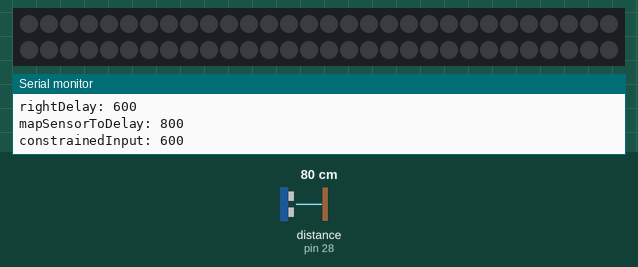
A sketch run on a simulated Arduino Uno, built with avr-gcc and run on an emulated ATmega328P. Parts: 60 RGB LEDs in strip order, left to right, continuing on the next row, the last lines printed to the serial monitor. The test bench sets the inputs (shaded band); at power-on: distance to the obstacle (sensor on pin 28) 80 cm. Dim RGB values are drawn brighter than linear.

Above: at 5.7 s.
5.8 s: distance to the obstacle (sensor on pin 28) set to 35 cm
At 6.33 s:
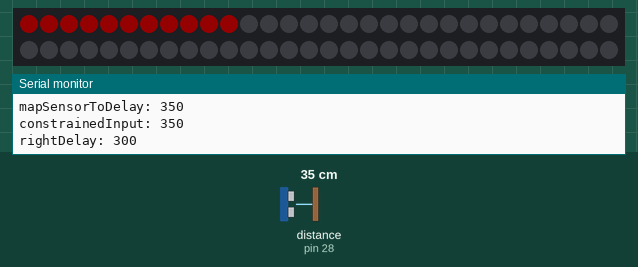
8.3 s: distance to the obstacle (sensor on pin 28) set to 120 cm
At 9.4 s:
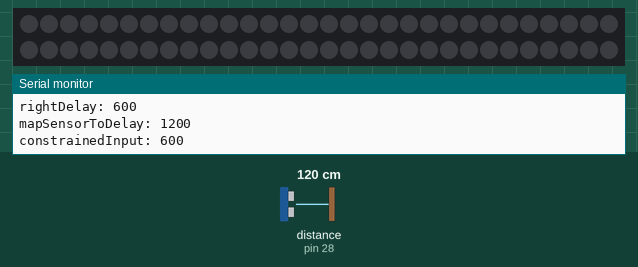
Timing chart, 0 to 11.3 s (numbered marks = the images above; inputs shaded):
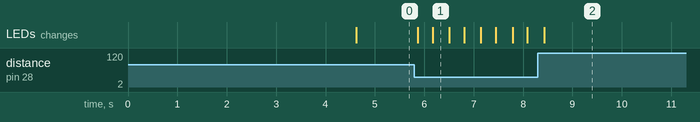

The sketch:

HaloWheelDemo.ino
```cpp
/* This is for lighting Halo leds via
 *  VL53L0X sensors
The range readings are in units of mm. */

#include <Wire.h>
#include <VL53L0X.h>
#include <FastLED.h>

//VL53L0X Sensors
#define XSHUT_pin1 7
#define XSHUT_pin2 6
#define XSHUT_pin3 5
#define XSHUT_pin4 4

//LEDs
#define DATA_PIN_TOP 2//Top of wheel
#define DATA_PIN_BOTTOM 3//Bottom of wheel
#define LED_TYPE WS2811
#define COLOR_ORDER GRB
//#define NUM_LEDS 61
#define NUM_LEDS 60
#define BRIGHTNESS 255
#define FRAMES_PER_SECOND 120

//Sensors
VL53L0X sensorTop;
VL53L0X sensorBottom;
VL53L0X sensorRight;
VL53L0X sensorLeft;

//LEDs
CRGB ledsTop[NUM_LEDS];
CRGB ledsBottom[NUM_LEDS];

//Max and Min delays in milliseconds for led blinking
int MIN_D = 100;
int MAX_D = 600;

//Start and stop indexs for top, bottom, right and left
//sections of steering wheel.
int TOP_BOT_START = 11;
int TOP_BOT_STOP = 47;
int RIGHT_LEFT_START = 0;
int RIGHT_LEFT_STOP = 11;

//Error code readings from sensors
int ERROR_8191 = 8191;
int ERROR_8190 = 8190;

bool setupSuccess = true;

void setup()
{
  delay(3000); // 3 second delay for recovery

  Serial.begin(9600);
  // wait until serial port opens for native USB devices
  while (! Serial) { delay(1); }

  Serial.println(F("setup..."));

  setupSensors();
  setupLEDs();
}

void loop()
{
  if(setupSuccess) {
//      runBottom();
//    runTop();
    runRight();
  } else {
    Serial.println(F("setup failure - Not running loop"));
  }
}

void setupSensors()
{
  Serial.println(F("setupSensors..."));

  /*WARNING*/
  //Shutdown pins of VL53L0X ACTIVE-LOW-ONLY NO TOLERANT TO 5V will fry them
  pinMode(XSHUT_pin1, OUTPUT);
  pinMode(XSHUT_pin2, OUTPUT);
  pinMode(XSHUT_pin3, OUTPUT);
  pinMode(XSHUT_pin4, OUTPUT);

  Serial.println(F("Shutdown pins inited..."));

  digitalWrite(XSHUT_pin1, LOW);
  digitalWrite(XSHUT_pin2, LOW);
  digitalWrite(XSHUT_pin3, LOW);
  digitalWrite(XSHUT_pin4, LOW);
  Serial.println(F("XSHUT pins in reset mode...(pins are low)"));

  delay(500);

  Wire.begin();
  Serial.println(F("Wire.begin()"));

  //Power up sensorTop
  pinMode(XSHUT_pin1, INPUT);
  delay(150);
  Serial.println(F("XSHUT_pin1 pinMode INPUT"));

  if(!sensorTop.init(true)) {
    Serial.println(F("Error starting sensorTop"));
    setupSuccess = false;
  } else {
    Serial.println(F("Success starting sensorTop"));
  }
  delay(100);

  //Set I2C address
  sensorTop.setAddress((uint8_t)22);
  delay(10);

  //Power up sensorBottom
  pinMode(XSHUT_pin2, INPUT);
  delay(150);
  Serial.println(F("XSHUT_pin2 pinMode INPUT"));

  if(!sensorBottom.init(true)) {
    Serial.println(F("Error starting sensorBottom"));
    setupSuccess = false;
  } else {
    Serial.println(F("Success starting sensorBottom"));
  }
  delay(100);

  //Set I2C address
  sensorBottom.setAddress((uint8_t)25);
  delay(10);

  //Power up sensorRight
  pinMode(XSHUT_pin3, INPUT);
  delay(150);
  Serial.println(F("XSHUT_pin3 pinMode INPUT"));

  if(!sensorRight.init(true)) {
    Serial.println(F("Error starting sensorRight"));
    setupSuccess = false;
  } else {
    Serial.println(F("Success starting sensorRight"));
  }
  delay(100);

  //Set I2C address
  sensorRight.setAddress((uint8_t)28);
  delay(10);

  //Power up sensorLeft
  pinMode(XSHUT_pin4, INPUT);
  delay(150);
  Serial.println(F("XSHUT_pin4 pinMode INPUT"));

  if(!sensorLeft.init(true)) {
    Serial.println(F("Error starting sensorLeft"));
    setupSuccess = false;
  } else {
    Serial.println(F("Success starting sensorLeft"));
  }
  delay(100);

  //Set I2C address
  sensorLeft.setAddress((uint8_t)31);
  delay(10);

  sensorTop.setTimeout(100);
  sensorBottom.setTimeout(100);
  sensorRight.setTimeout(100);
  sensorLeft.setTimeout(100);
  Serial.println(F("Sensor timeouts set"));

  // increase timing budget to 200 ms for higher accuracy
//  sensorBottom.setMeasurementTimingBudget(200000);

  // Start continuous back-to-back mode (take readings as
  // fast as possible).  To use continuous timed mode
  // instead, provide a desired inter-measurement period in
  // ms (e.g. sensor.startContinuous(100)).
  //Read continuous
  sensorTop.startContinuous();
  sensorBottom.startContinuous();
  sensorRight.startContinuous();
//  sensorLeft.startContinuous();
  delay(10);
  Serial.println(F("Sensors startContinuous()"));
}

void setupLEDs() {

  // tell FastLED about the LED strip configuration
  //top led strip
//  FastLED.addLeds<LED_TYPE,DATA_PIN_TOP,COLOR_ORDER>(ledsTop, NUM_LEDS).setCorrection(TypicalLEDStrip);
  //bottom led strip
  FastLED.addLeds<LED_TYPE,DATA_PIN_BOTTOM,COLOR_ORDER>(ledsBottom, NUM_LEDS).setCorrection(TypicalLEDStrip);

  // set master brightness control
  FastLED.setBrightness(BRIGHTNESS);
}

//Bottom functions
int previousBottomReading = 0;
boolean bottomOn = false;

void runBottom() {
  int currentReading = sensorBottom.readRangeContinuousMillimeters();
  if(validReading(currentReading, previousBottomReading)) {
    int bottomDelay = mapSensorToDelay(currentReading);
    Serial.print(F("bottomDelay: "));
    Serial.print(bottomDelay);
    Serial.println();
    runBottomLEDs(bottomDelay);
  } else if(bottomOn) {
    //turn off bottom
    turnOff(ledsBottom, TOP_BOT_START, TOP_BOT_STOP);
    bottomOn = false;
  }
  previousBottomReading = currentReading;
}

void runBottomLEDs(int delay) {
  if(MAX_D == delay) {
    //turn off bottom
    turnOff(ledsBottom, TOP_BOT_START, TOP_BOT_STOP);
    bottomOn = false;
  } else if(MIN_D == delay) {
    //solid light
    solidSection(ledsBottom, TOP_BOT_START, TOP_BOT_STOP, CRGB::Red);
    bottomOn = true;
  } else {
    //flash lights with delay
    blinkSection(ledsBottom, TOP_BOT_START, TOP_BOT_STOP, CRGB::Red, delay);
    bottomOn = true;
  }
}

//Top functions
int previousTopReading = 0;
boolean topOn = false;

void runTop() {
  int currentReading = sensorTop.readRangeContinuousMillimeters();
  if(validReading(currentReading, previousTopReading)) {
    int topDelay = mapSensorToDelay(currentReading);
    Serial.print(F("topDelay: "));
    Serial.print(topDelay);
    Serial.println();
    runTopLEDs(topDelay);
  } else if(topOn) {
    //turn off top
    turnOff(ledsTop, TOP_BOT_START, TOP_BOT_STOP);
    topOn = false;
  }
  previousTopReading = currentReading;
}

void runTopLEDs(int delay) {
  if(MAX_D == delay) {
    //turn off top
    turnOff(ledsTop, TOP_BOT_START, TOP_BOT_STOP);
    topOn = false;
  } else if(MIN_D == delay) {
    //solid light
    solidSection(ledsTop, TOP_BOT_START, TOP_BOT_STOP, CRGB::Red);
    topOn = true;
  } else {
    //flash lights with delay
    blinkSection(ledsTop, TOP_BOT_START, TOP_BOT_STOP, CRGB::Red, delay);
    topOn = true;
  }
}

//Right functions
int previousRightReading = 0;
boolean rightOn = false;

void runRight() {
  int currentReading = sensorRight.readRangeContinuousMillimeters();
  if(validReading(currentReading, previousRightReading)) {
    int rightDelay = mapSensorToDelay(currentReading);
    Serial.print(F("rightDelay: "));
    Serial.print(rightDelay);
    Serial.println();
    runRightLEDs(rightDelay);
  } else if(rightOn) {
    //turn off top
    turnOff(ledsTop, ledsBottom, RIGHT_LEFT_START, RIGHT_LEFT_STOP);
    rightOn = false;
  }
  previousRightReading = currentReading;
}

void runRightLEDs(int delay) {
  if(MAX_D == delay) {
    //turn off right
    turnOff(ledsTop, ledsBottom, RIGHT_LEFT_START, RIGHT_LEFT_STOP);
    rightOn = false;
  } else if(MIN_D == delay) {
    //solid light
    solidSection(ledsTop, ledsBottom, RIGHT_LEFT_START, RIGHT_LEFT_STOP, CRGB::Red);
    rightOn = true;
  } else {
    //flash lights with delay
    blinkSection(ledsTop, ledsBottom, RIGHT_LEFT_START, RIGHT_LEFT_STOP, CRGB::Red, delay);
    rightOn = true;
  }
}

//Utility functions
/**
 * If sensor reading < MIN_D, return MIN_S, if > MAX_D return MAX_D,
 * else return reading rounded up to next hundred
 */
int mapSensorToDelay(uint16_t sensorReading) {
  Serial.print(F("mapSensorToDelay: "));
  Serial.print(sensorReading);
  Serial.println();
  int constrainedInput = constrain(sensorReading, MIN_D, MAX_D);
  Serial.print(F("constrainedInput: "));
  Serial.print(constrainedInput);
  Serial.println();
  if(constrainedInput == MIN_D) {
    return MIN_D;
  } else if(constrainedInput == MAX_D) {
    return MAX_D;
  } else {
    //Round up to next int then convert to hundreds for delay
    return ceil(sensorReading / 100) * 100;
  }
}

void blinkSection(CRGB leds[], int startIndex, int stopIndex, CRGB::HTMLColorCode color, int blinkDelay) {
  blinkSection(leds, NULL, startIndex, stopIndex, color, blinkDelay);
}

void blinkSection(CRGB leds1[], CRGB leds2[], int startIndex, int stopIndex, CRGB::HTMLColorCode color, int blinkDelay) {
  for(int dot = startIndex; dot < stopIndex; dot++) {
    leds1[dot] = color;
    if(leds2) {
      leds2[dot] = color;
    }
  }
  FastLED.show();
  delay(blinkDelay);
  for(int dot = startIndex; dot < stopIndex; dot++) {
    leds1[dot].nscale8(20);
    //    leds[dot] = CRGB::Black;
    if(leds2) {
      leds2[dot].nscale8(20);
    }
  }
  FastLED.show();
  delay(blinkDelay);
}

void solidSection(CRGB leds[], int startIndex, int stopIndex, CRGB::HTMLColorCode color) {
  solidSection(leds, NULL, startIndex, stopIndex, color);
}

void solidSection(CRGB leds1[], CRGB leds2[], int startIndex, int stopIndex, CRGB::HTMLColorCode color) {
  for(int dot = startIndex; dot < stopIndex; dot++) {
    leds1[dot] = color;
    if(leds2) {
      leds2[dot] = color;
    }
  }
  FastLED.show();
}

void turnOff(CRGB leds[], int startIndex, int stopIndex) {
  solidSection(leds, NULL, startIndex, stopIndex, CRGB::Black);
}

void turnOff(CRGB leds1[], CRGB leds2[], int startIndex, int stopIndex) {
  solidSection(leds1, leds2, startIndex, stopIndex, CRGB::Black);
}

boolean validReading(int currentReading, int previousReading) {
  if(currentReading != ERROR_8191 && currentReading != ERROR_8190
      && previousReading != ERROR_8190 && previousReading != ERROR_8191) {
        return true;
  }
  return false;
}

/**
 * Utility method to print number of I2C devices
 * connected to arduino.
 */
void printNumI2CDevices() {
  Serial.println(F("I2C scanner. Scanning ..."));
  byte count = 0;

  for (byte i = 1; i < 240; i++)
  {

    Wire.beginTransmission (i);
    if (Wire.endTransmission () == 0)
    {
      Serial.print(F("Found address: "));
      Serial.print(i, DEC);
      Serial.print(" (0x");
      Serial.print(i, HEX);
      Serial.println(")");
      count++;
      delay (1);  // maybe unneeded?
    } // end of good response
  } // end of for loop
  Serial.println ("Done.");
  Serial.print ("Found ");
  Serial.print (count, DEC);
  Serial.println (" device(s).");

  delay(3000);
}
```

Measured:
- after the input at 5.8 s, the LEDs: first change after 0.07 s (image 1 shows a later state)
- after the input at 8.3 s, the LEDs: change after 0.13 s (image 2)
